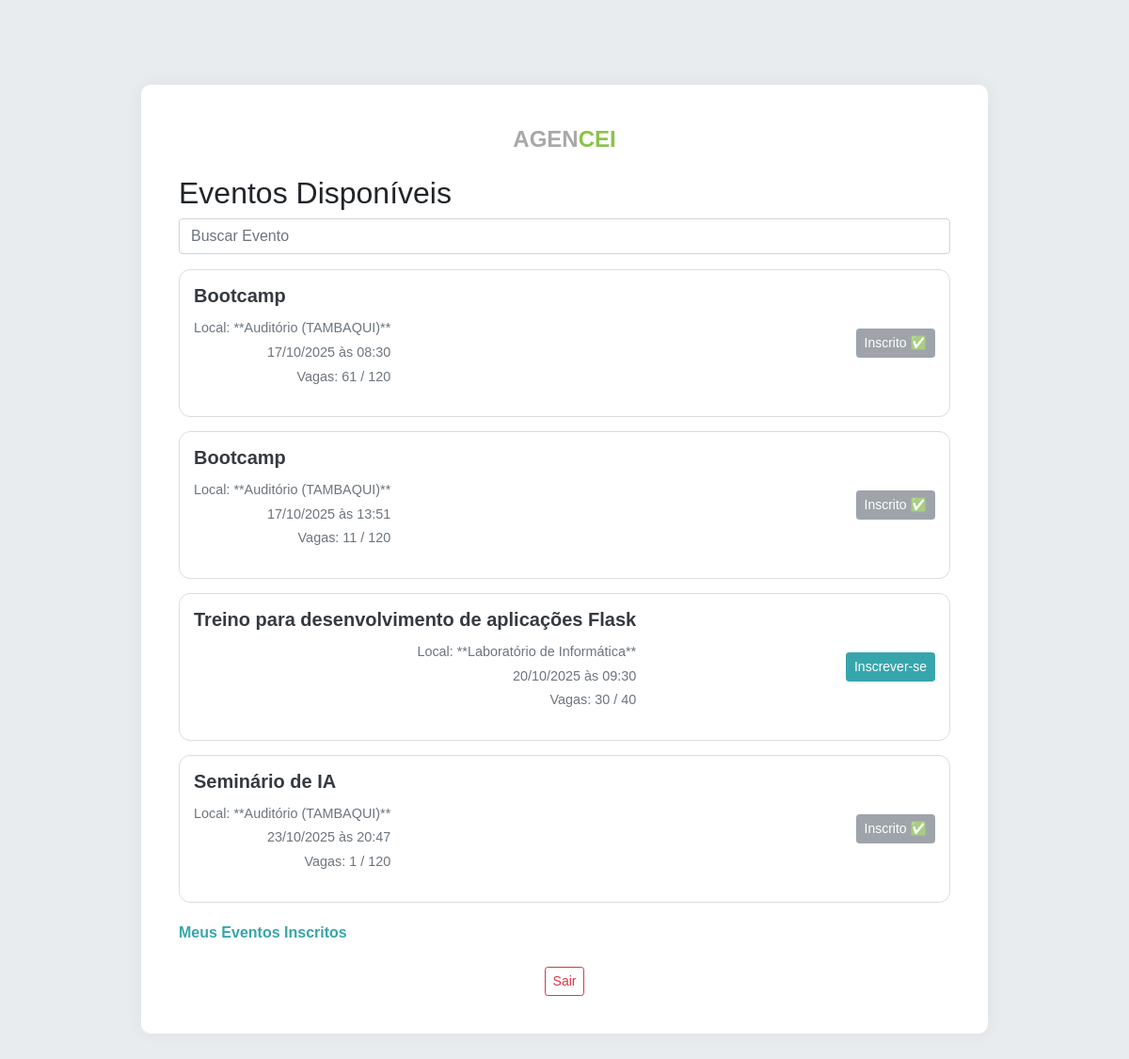
Page /aluno/eventos (signed in) on the committed database.
### app.py (models this page shows)
class Evento(db.Model):
    id = db.Column(db.Integer, primary_key=True)
    nome_evento = db.Column(db.String(150), nullable=False)
    data_hora = db.Column(db.DateTime, nullable=False)
    duracao_horas = db.Column(db.Float, nullable=False)
    num_pessoas = db.Column(db.Integer, nullable=False, default=0)
    qr_code_link = db.Column(db.String(250), nullable=True)  # Valor interno para QR Code e validação
    sala_id = db.Column(db.Integer, db.ForeignKey('sala.id'), nullable=False)
    organizador_id = db.Column(db.Integer, db.ForeignKey('usuario.id'), nullable=False)
    inscricoes = db.relationship('Inscricao', backref='evento', lazy=True, cascade="all, delete-orphan")

class Sala(db.Model):
    id = db.Column(db.Integer, primary_key=True)
    nome = db.Column(db.String(100), nullable=False)
    capacidade = db.Column(db.Integer, nullable=False)
    eventos = db.relationship('Evento', backref='sala', lazy=True)

### app.py (the view)
@app.route('/aluno/eventos')
def aluno_eventos_disponiveis():
    if session.get('user_tipo') != 'aluno':
        return redirect(url_for('login'))
    eventos = Evento.query.filter(Evento.data_hora >= datetime.now()).order_by(Evento.data_hora.asc()).all()
    eventos_data = []
    for evento in eventos:
        sala = Sala.query.get(evento.sala_id)
        inscrito = Inscricao.query.filter_by(aluno_id=session.get('user_id'), evento_id=evento.id).first()
        eventos_data.append({
            'id': evento.id,
            'nome': evento.nome_evento,
            'local': sala.nome if sala else '—',
            'capacidade': sala.capacidade if sala else 0,
            'num_pessoas': evento.num_pessoas,
            'data_hora': evento.data_hora.strftime('%d/%m/%Y às %H:%M'),
            'inscrito': 'Sim' if inscrito else 'Não'
        })
    return render_template('aluno_eventos_disponiveis.html', eventos=eventos_data)

### templates/aluno_eventos_disponiveis.html (shortened to what this page needs)
{% extends "base.html" %}
{% block content %}
<h2 class="text-left">Eventos Disponíveis</h2>
<div class="form-group">
    <input type="text" class="form-control" placeholder="Buscar Evento" aria-label="Buscar">
</div>
{% for evento in eventos %}
<div class="card-evento d-flex justify-content-between align-items-center">
    <div>
        <h5 class="card-title">{{ evento.nome }}</h5>
        <p class="details mb-1">Local: **{{ evento.local }}**</p>
        <p class="details mb-1">{{ evento.data_hora }}</p>
        <p class="details text-muted">Vagas: {{ evento.num_pessoas }} / {{ evento.capacidade }}</p>
    </div>
    <div class="text-right">
        {% if evento.inscrito == 'Sim' %}
            <button class="btn btn-secondary btn-sm" disabled>Inscrito ✅</button>
        {% else %}
            <a href="{{ url_for('inscrever_evento', evento_id=evento.id) }}" class="btn btn-primary btn-sm">Inscrever-se</a>
        {% endif %}
    </div>
</div>
{% endfor %}
<a href="{{ url_for('meus_eventos') }}" class="secondary-link">Meus Eventos Inscritos</a>
{% endblock %}

### static/style.css (style rules this page uses)
:root { --color-primary: #37a6ac; --color-secondary: #8bc34a; --color-dark: #343a40; --color-light: #f8f9fa; --color-text-grey: #6c757d; }
body { background-color: var(--color-light); font-family: 'Arial', sans-serif; padding: 0; margin: 0; }
@media (min-width: 768px) { body { background-color: #e9ecef; padding: 40px; } }
@media (min-width: 768px) { .card-sala, .card-evento { display: grid; grid-template-columns: 2fr 1fr 1fr; align-items: center; padding: 20px; } }
@media (min-width: 768px) { .card-sala .capacidade, .card-evento .details { text-align: right; } }
.card-sala, .card-evento { border: 1px solid #ddd; border-radius: 12px; padding: 15px; margin-bottom: 15px; transition: all 0.2s ease-in-out; }
.card-sala .card-title, .card-evento .card-title { font-size: 1.25rem; font-weight: 600; color: var(--color-dark); }
.card-sala .capacidade, .card-evento .details { color: var(--color-text-grey); font-size: 0.9rem; }
.btn-primary { background-color: var(--color-primary); border-color: var(--color-primary); }
.secondary-link { color: var(--color-primary); font-weight: 600; display: block; margin-top: 20px; text-align: left; }

### rows in the picture
Evento: nome "Bootcamp"
Sala: local "Auditório (TAMBAQUI)" "Auditório (TAMBAQUI)" "Auditório (TAMBAQUI)"
Evento: nome "Bootcamp"
Evento: nome "Treino para desenvolvimento de aplicações Flask"
Sala: local "Laboratório de Informática"
Evento: nome "Seminário de IA"

### other values in the picture
{{ evento.data_hora }} "17/10/2025 às 08:30" "17/10/2025 às 13:51" "20/10/2025 às 09:30" "23/10/2025 às 20:47"
{{ evento.num_pessoas }} "61" "11" "30" "1"
{{ evento.capacidade }} "120" "120" "40" "120"
